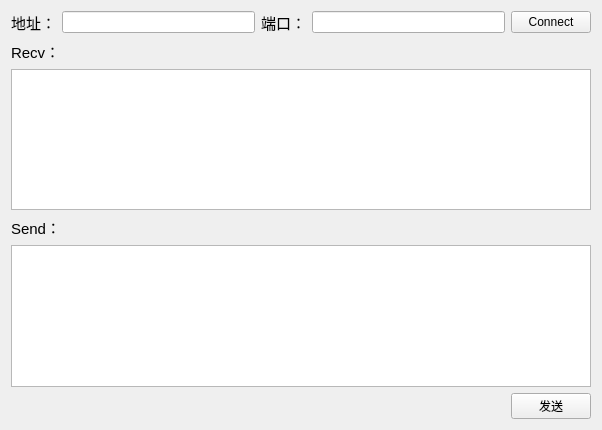
<?xml version="1.0" encoding="UTF-8"?>
<ui version="4.0">
 <class>Widget</class>
 <widget class="QWidget" name="Widget">
  <property name="geometry">
   <rect>
    <x>0</x>
    <y>0</y>
    <width>602</width>
    <height>430</height>
   </rect>
  </property>
  <property name="windowTitle">
   <string>Widget</string>
  </property>
  <layout class="QGridLayout" name="gridLayout">
   <item row="0" column="0">
    <widget class="QLabel" name="label">
     <property name="font">
      <font>
       <pointsize>11</pointsize>
      </font>
     </property>
     <property name="text">
      <string>地址：</string>
     </property>
    </widget>
   </item>
   <item row="0" column="1">
    <widget class="QLineEdit" name="editAddress"/>
   </item>
   <item row="0" column="2">
    <widget class="QLabel" name="label_2">
     <property name="font">
      <font>
       <pointsize>11</pointsize>
      </font>
     </property>
     <property name="text">
      <string>端口：</string>
     </property>
    </widget>
   </item>
   <item row="0" column="3">
    <widget class="QLineEdit" name="editPort"/>
   </item>
   <item row="0" column="4">
    <widget class="QPushButton" name="btnConnect">
     <property name="text">
      <string>Connect</string>
     </property>
    </widget>
   </item>
   <item row="1" column="0" colspan="2">
    <widget class="QLabel" name="label_3">
     <property name="font">
      <font>
       <pointsize>11</pointsize>
      </font>
     </property>
     <property name="text">
      <string>Recv：</string>
     </property>
    </widget>
   </item>
   <item row="2" column="0" colspan="5">
    <widget class="QPlainTextEdit" name="textRecv"/>
   </item>
   <item row="3" column="0" colspan="2">
    <widget class="QLabel" name="label_4">
     <property name="font">
      <font>
       <pointsize>11</pointsize>
      </font>
     </property>
     <property name="text">
      <string>Send：</string>
     </property>
    </widget>
   </item>
   <item row="4" column="0" colspan="5">
    <widget class="QPlainTextEdit" name="textSend"/>
   </item>
   <item row="5" column="4">
    <widget class="QPushButton" name="btnSend">
     <property name="text">
      <string>发送</string>
     </property>
    </widget>
   </item>
  </layout>
 </widget>
 <resources/>
 <connections/>
</ui>
